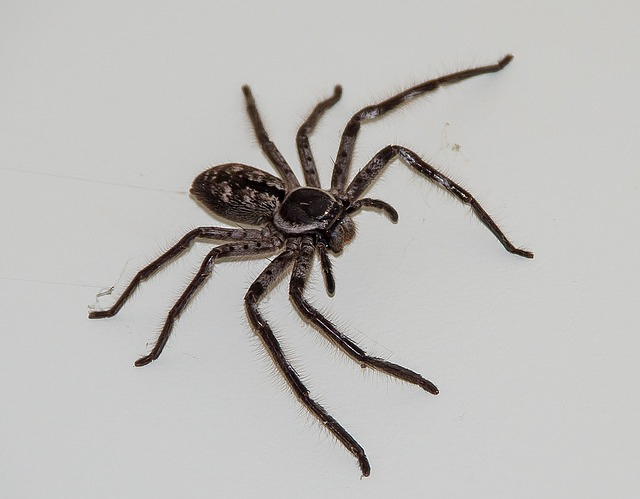
#> input picture images/spiderman.jpg, 640 x 499 px, given in place of right.png, which was not available
$ python grabcut_working.py
#> lines starting #> are read from the running program, lines starting #| are printed output that depends on the picture; pictures that were not available may be replaced by others from this repository, and a replacement may not be noted
#!/usr/bin/env python
import numpy as np
import cv2
import sys
import json
import os

import pdb

BLUE = [255,0,0]        # rectangle color
RED = [0,0,255]         # PR BG
GREEN = [0,255,0]       # PR FG
BLACK = [0,0,0]         # sure BG
WHITE = [255,255,255]   # sure FG

DRAW_BG = {'color' : BLACK, 'val' : 0}
DRAW_FG = {'color' : WHITE, 'val' : 1}
DRAW_PR_FG = {'color' : GREEN, 'val' : 3}
DRAW_PR_BG = {'color' : RED, 'val' : 2}

#icons

right_mouse = cv2.resize(cv2.imread('assets/right.png'), (40, 45))
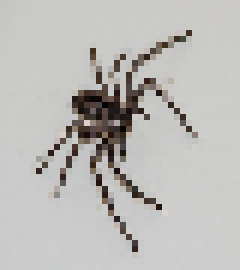
#> right_mouse: shape (45, 40, 3) (shown 6 times larger); mean B, G, R 184.9, 187.1, 188.6
left_mouse = cv2.resize(cv2.imread('assets/left.png'), (40, 45))
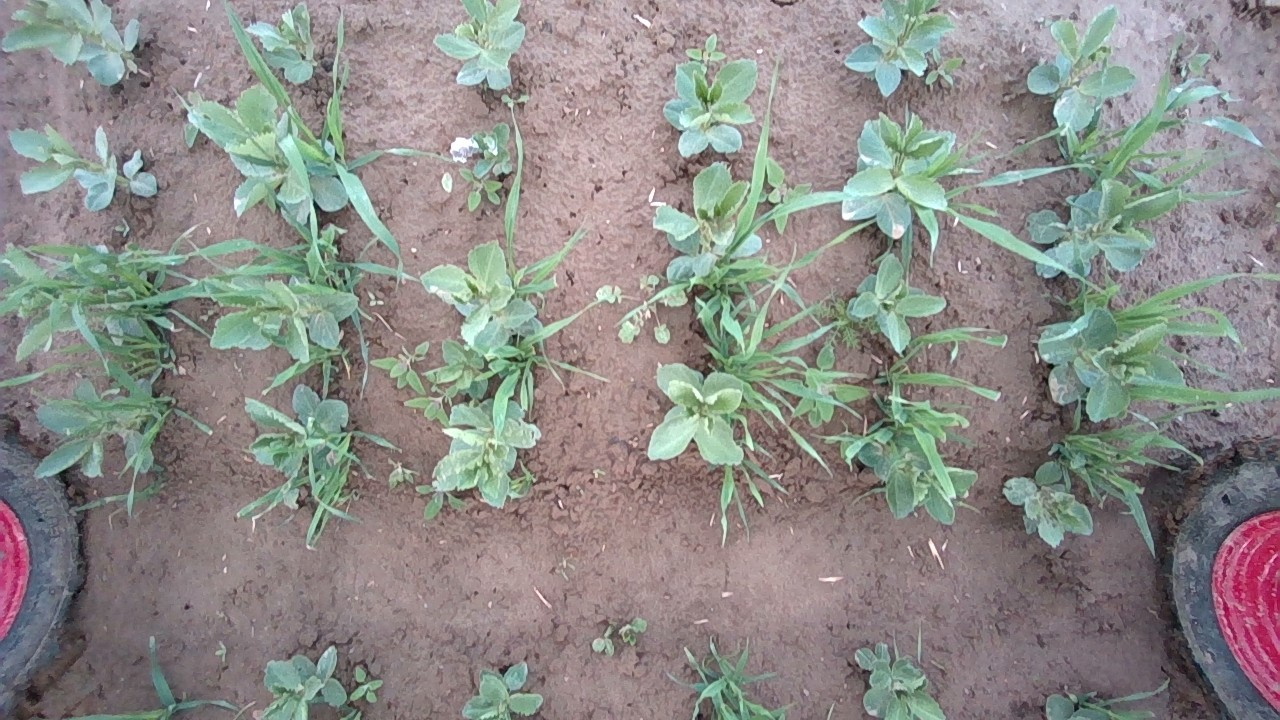
#> input picture images/agimage_01.png, 1280 x 720 px, given in place of left.png, which was not available
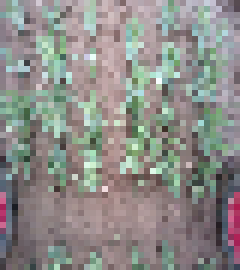
#> left_mouse: shape (45, 40, 3) (shown 6 times larger); mean B, G, R 137, 140.5, 141.4

# setting up flags
rect = (0,0,1,1)
drawing = False         # flag for drawing curves
rectangle = False       # flag for drawing rect
rect_over = False       # flag to check if rect drawn
rect_or_mask = 100      # flag for selecting rect or mask mode
value = DRAW_FG         # drawing initialized to FG
thickness = 3           # brush thickness
spacebar = False

# [52 lines left out: function onmouse, not called in this run]

if __name__ == '__main__':

    # print documentation
    # print(__doc__)

    # Loading images
    if len(sys.argv) == 2:
        filename = sys.argv[1] # for drawing purposes
    else:
        print("No input image given")
        print("Correct Usage: python grabcut.py <filename>")
        print("Taking default image \n")
        filename = 'images/elephant.jpg'

    img = cv2.imread(filename)
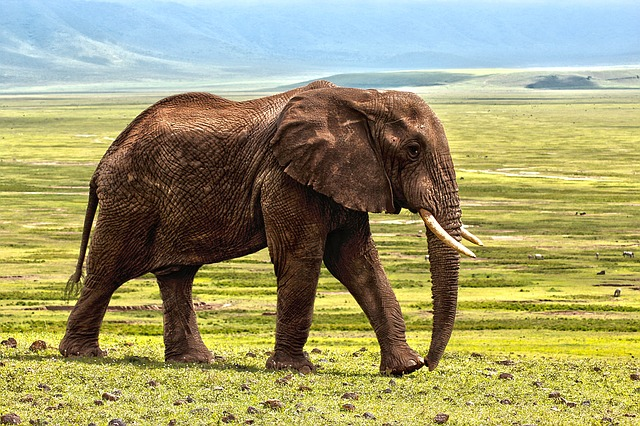
#> input picture images/elephant.jpg, 640 x 426 px
#> img is the input picture: shape (426, 640, 3); mean B, G, R 110.2, 155.5, 159.1
    orig = img.copy()
    orig2 = img.copy()                               # a copy of original image
    orig3 = img.copy()
    result_img = img.copy()
    blended_image = img.copy()    # output image to be shown

    info = np.ones((img.shape[0],230,3),np.uint8) * 255
    mask = np.zeros(img.shape[:2],dtype = np.uint8) # mask initialized to PR_BG
    output = np.zeros(img.shape,np.uint8)           # output image to be shown

    # input and output windows
    cv2.namedWindow('Output')
    cv2.setMouseCallback('Output',onmouse)

    print(" Instructions: \n")
    print(" Draw a rectangle around the object using left mouse button \n")

    font = cv2.FONT_HERSHEY_SIMPLEX
    scale = 1

    # Set the color and thickness of the text
    color = (0, 0, 255)  # red
    thickness = 2

    # Set the position of the text
    position = (45,25)
    # Write the text on the image
    cv2.putText(info, 'Annotate', position, font, scale, color, thickness, cv2.LINE_AA)
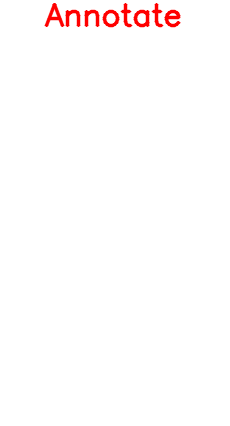
#> info: shape (426, 230, 3); mean of channels 0, 1, 2 252, 252, 255; drawn as B, G, R

    x, y = 10, 45
    # Copy the small image onto the large image
    info[y:y+45, x:x+40] = left_mouse
    position = (45,75)
    # Write the text on the image
    cv2.putText(info, 'Draw bounding box', position, font, 0.5, (0,0,0), 1, cv2.LINE_AA)

    position = (25,125)
    cv2.putText(info, 'R - Reset', position, font, 0.5, (0,0,0), 1, cv2.LINE_AA)

    position = (25,150)
    # Write the text on the image
    cv2.putText(info, 'S - Save annotation', position, font, 0.5, (0,0,0), 1, cv2.LINE_AA)

    position = (25,175)
    # Write the text on the image
    cv2.putText(info, 'Spacebar - Segment', position, font, 0.5, (0,0,0), 1, cv2.LINE_AA)

    x, y = 10, 195
    # Copy the small image onto the large image
    info[y:y+45, x:x+40] = left_mouse
    position = (45, 225)
    # Write the text on the image
    cv2.putText(info, 'Fine tune - select BG', position,
                font, 0.5, (0, 0, 0), 1, cv2.LINE_AA)
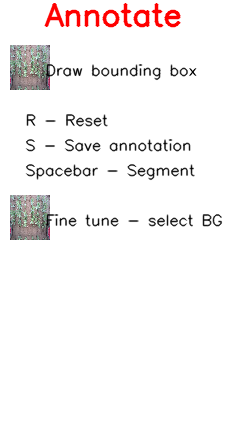
#> info: shape (426, 230, 3); mean of channels 0, 1, 2 242.8, 242.9, 245.9; drawn as B, G, R

    while(1):

        cv2.imshow('Output',output)
        k = cv2.waitKey(1)
#> (key Esc is pressed here)

        # key bindings
        if k == 27:         # esc to exit
            break
        elif k == ord('0'): # BG drawing
            print(" mark background regions with left mouse button \n")
            value = DRAW_BG
        elif k == ord('1'): # FG drawing
            print(" mark foreground regions with left mouse button \n")
            value = DRAW_FG
        elif k == ord('2'): # PR_BG drawing
            value = DRAW_PR_BG
        elif k == ord('3'): # PR_FG drawing
            value = DRAW_PR_FG
        elif k == ord('s'): # save image
            bar = np.zeros((img.shape[0],5,3),np.uint8)
            res = np.hstack((img,result))
            cv2.imwrite('grabcut_output.png',res)
            print(" Result saved as image \n")
        elif k == ord('r'): # reset everything
            print("resetting \n")
            rect = (0,0,1,1)
            drawing = False
            rectangle = False
            rect_or_mask = 100
            rect_over = False
            value = DRAW_FG
            img = orig2.copy()
            mask = np.zeros(img.shape[:2],dtype = np.uint8) # mask initialized to PR_BG
            output = np.zeros(img.shape,np.uint8)           # output image to be shown
        elif k == 32: # 32 is spacebar # segment the image

            spacebar = True

            alpha = 1.5 # Contrast control (1.0-3.0)
            beta = 0 # Brightness control (0-100)

            if (rect_or_mask == 0):         # grabcut with rect
                print("Segmentation in progress... \n")
                bgdmodel = np.zeros((1,65),np.float64)
                fgdmodel = np.zeros((1,65),np.float64)
                cv2.grabCut(orig2,mask,rect,bgdmodel,fgdmodel,20,cv2.GC_INIT_WITH_RECT)
                rect_or_mask = 1
                result = cv2.imread(filename)
            elif rect_or_mask == 1:         # grabcut with mask
                bgdmodel = np.zeros((1,65),np.float64)
                fgdmodel = np.zeros((1,65),np.float64)
                cv2.grabCut(orig2,mask,rect,bgdmodel,fgdmodel,20,cv2.GC_INIT_WITH_MASK)
            print("For finer touchups:")
            print("Press 0 to draw background regions")
            print("Press 1 to draw foreground regions")
            print("Press 2 to draw probable background regions")
            print("Press 3 to draw probable foreground regions \n")


        mask2 = np.where((mask==1) + (mask==3),255,0).astype('uint8')
        output = cv2.bitwise_and(orig2,orig2,mask=mask2)
        img_gray = cv2.cvtColor(output, cv2.COLOR_BGR2GRAY)
        #ret, thresh = cv2.threshold(img_gray, 150, 255, cv2.THRESH_BINARY)
        contours, _ = cv2.findContours(image=img_gray, mode=cv2.RETR_TREE, method=cv2.CHAIN_APPROX_NONE)
        cv2.drawContours(image=result_img, contours=contours, contourIdx=-1, color=(0, 255, 0), thickness=cv2.FILLED, lineType=cv2.LINE_AA)

        alpha = 0.5
        result = cv2.addWeighted(result_img, 1-alpha, orig3, alpha, 0)
        cv2.drawContours(image=result, contours=contours, contourIdx=-1, color=(0, 255, 0), thickness=2, lineType=cv2.LINE_AA)

        if len(contours) > 0:
            c = max(contours, key = cv2.contourArea)
            contour_points = cv2.approxPolyDP(c, 0.1, True)
            contour_points = np.array(contour_points)
            # np.save('contour_points1.npy', contour_points)
            img_temp = orig.copy()
            alpha = 0.3  # Transparency factor.
            # Following line overlays transparent rectangle over the image
            cv2.fillPoly(img_temp, pts = [contour_points], color =(0,255,0))
            blended_image = cv2.addWeighted(img_temp, alpha, orig, 1 - alpha, 0)
            name = filename.split('\\')[-1].split('.')[0]
            path = os.path.join('annotations', name + '.txt')
            with open(path, 'w') as fh:
                for point in contour_points:
                    cv2.circle(blended_image, (point[0][0], point[0][1]), 1, (0, 0, 255), 1)
                    fh.write('{} {}\n'.format(point[0][0], point[0][1]))

        output = np.hstack((img, blended_image, info))
        # output = np.hstack((img, info))

    cv2.destroyAllWindows()
